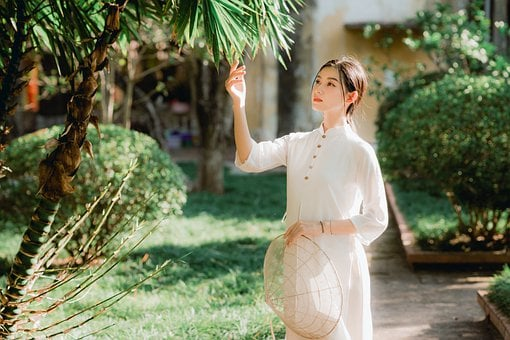
#> input picture py/img1.jpg, 510 x 340 px, found by its file name
$ python main.py
#> lines starting #> are read from the running program, lines starting #| are printed output that depends on the picture; after the words box and inside, x2 and y2 are one past the last pixel; in counts of white or black regions, pixels touching at a corner belong together
import cv2

# change the picture

img = cv2.imread(r'C:\Users\Win10\Desktop\InterFace\Images\img1.jpg')
#> img is the input picture: shape (340, 510, 3); mean B, G, R 90.3, 118.7, 114.3
print(img)
#> (printed output is left out)
pixsel = img.size
#> pixsel = 520200
dimesions = img.shape
#> dimesions = (340, 510, 3)
# [8 lines of commented-out code are left out]

gray  = cv2.cvtColor(img, cv2.COLOR_BGR2GRAY)
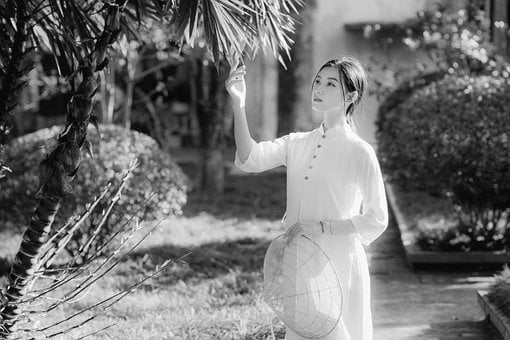
#> gray: shape (340, 510); min 0, max 255, mean 114.2
# [14 lines of commented-out code are left out]

cv2.putText(img ,"person" , (200,30) , cv2.FONT_HERSHEY_SIMPLEX ,1, (255,0,0) , 2)
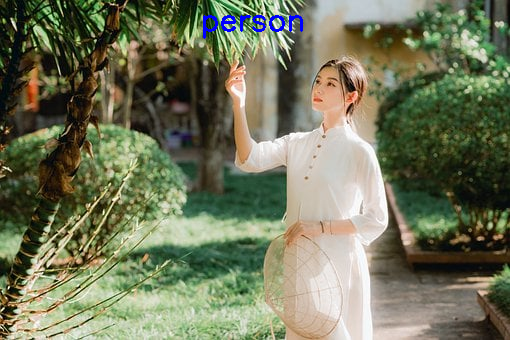
#> img: shape (340, 510, 3); 0.43% of pixels changed, all inside (x1, y1, x2, y2) = (203, 15, 303, 39)
cv2.imshow('hn',img)
cv2.waitKey(0)
